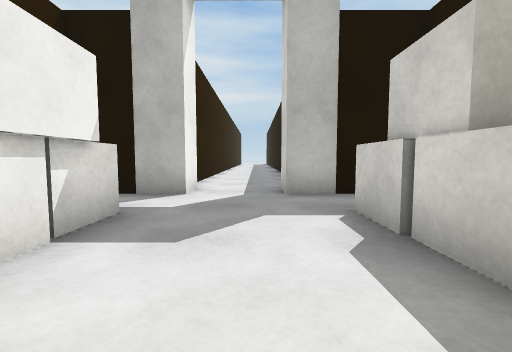
View 1 (above)

19 first-person views from a walk through a Unity game level. The camera is 0.72 m above the floor, tilts 4° down and sees 90° across. The floor is counted in squares, 1 m on a side. Each view is taken from the middle of a square. On the plan, view 1 faces up. The plan holds only what a view shows up to about 9 squares ahead; the rest is blank. The place goes on beyond the plan. The player character is not drawn. Door leaves are left out, so doorways stand open. Surface patterns are stand-ins for the level's own textures.

View 2
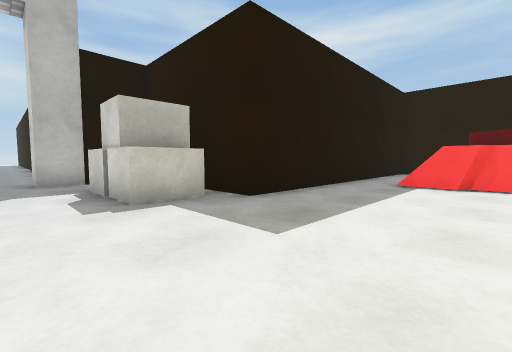

View 3
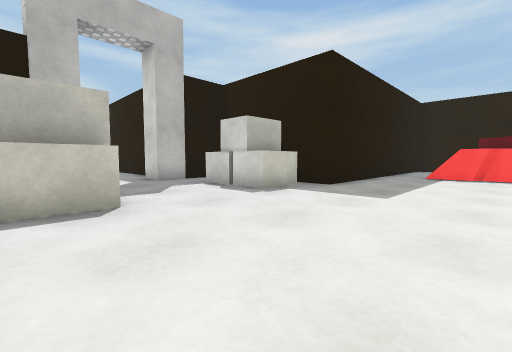

View 4
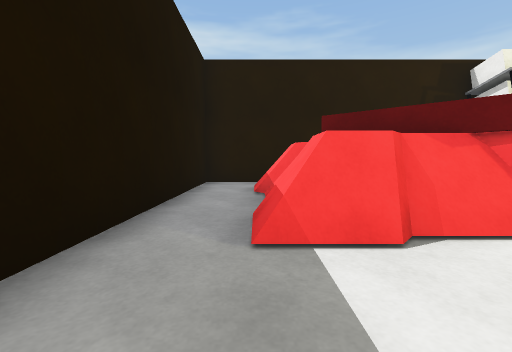

View 5
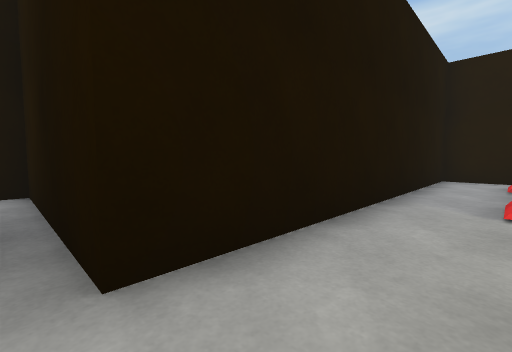

View 6
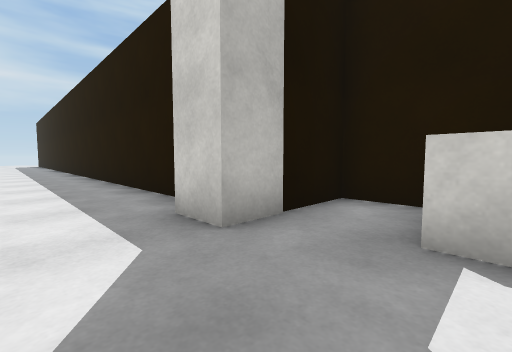

View 7
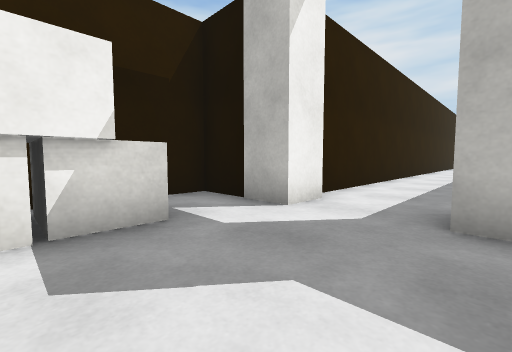

View 8
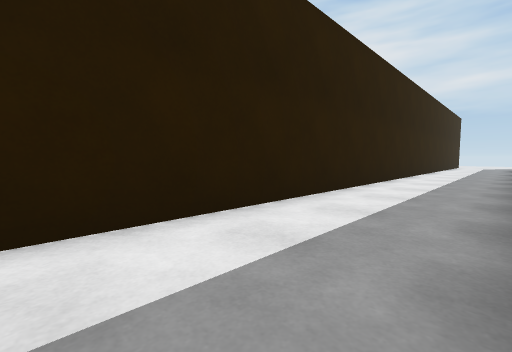

View 9
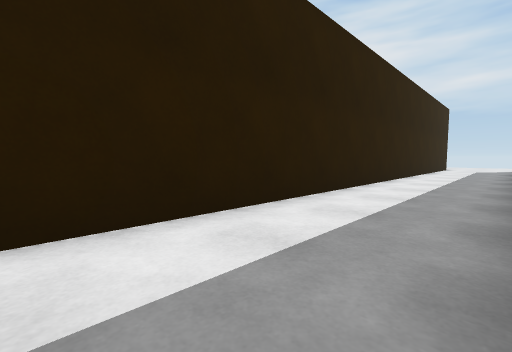

View 10
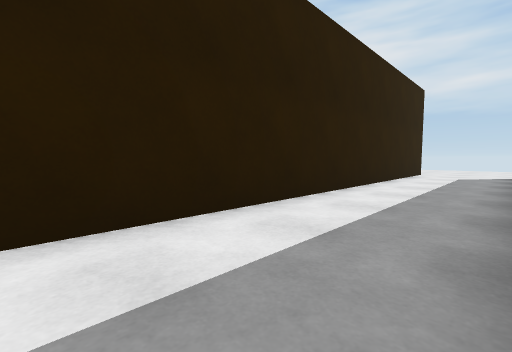

View 11
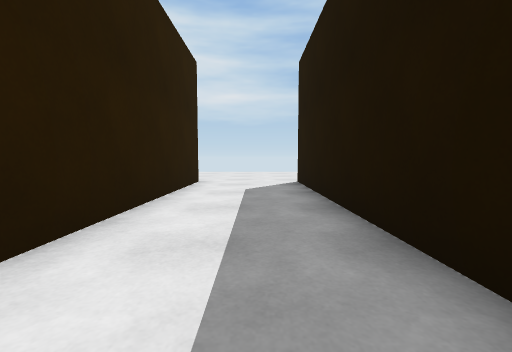

View 12
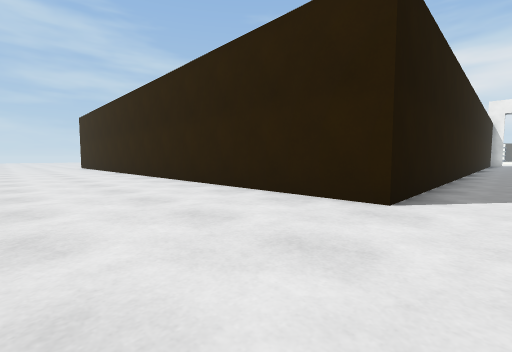

View 13
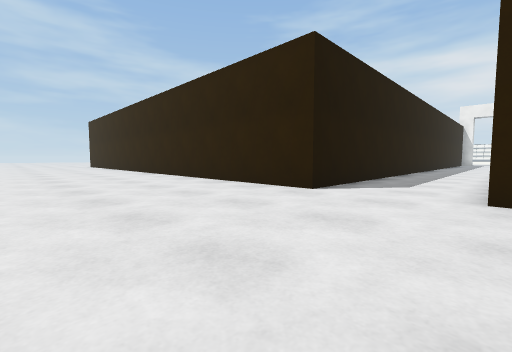

View 14
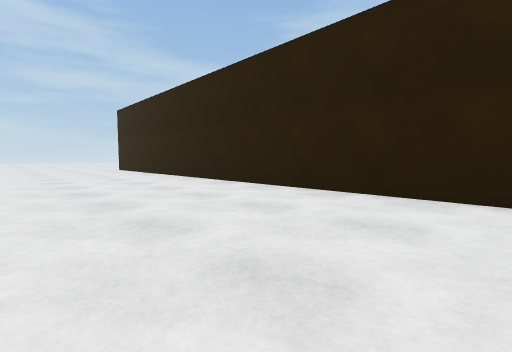

View 15
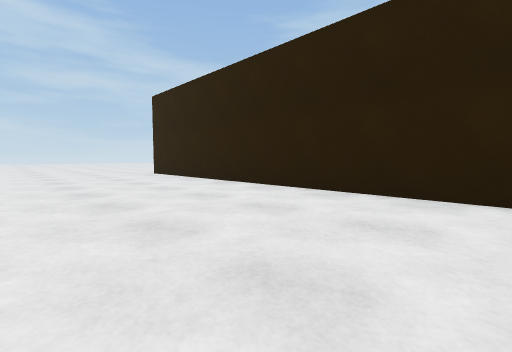

View 16
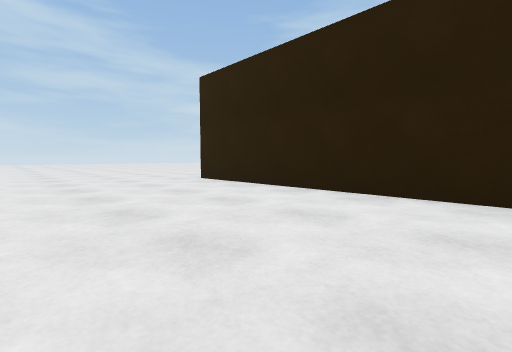

View 17
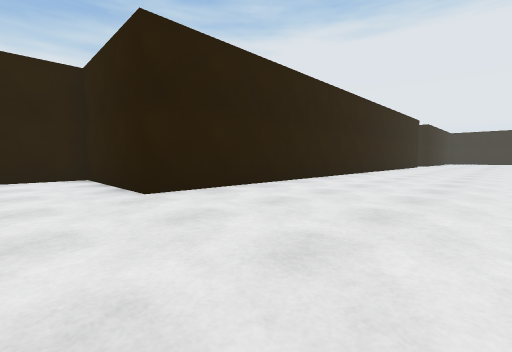

View 18
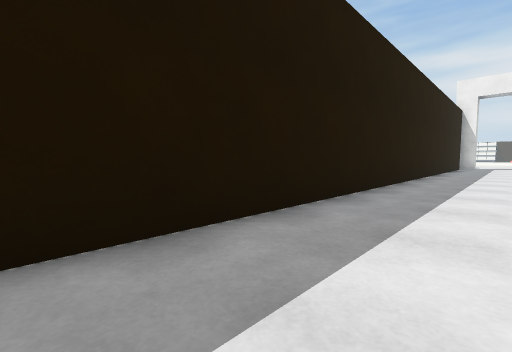

View 19
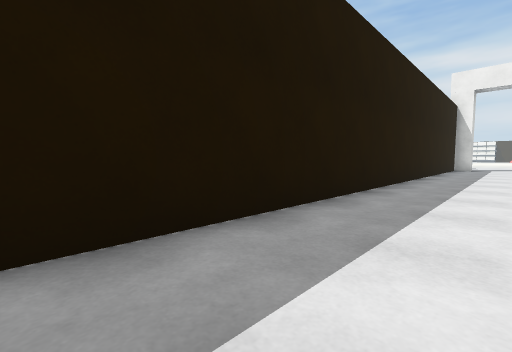

### Floor plan
Points are (right, up) in squares from view 1. A wall is a line through its corners. A room is listed if a view was taken in it or the views show most of it. See-through windows are left out.
Room 1 (views 1, 2, 3, 4, 5, 6, 7)
walls: (-1.4, 5.1) (-3.5, 5.1); (12.7, -2) (12.7, 0.5) (3.4, 0.5) (3.4, 5.1) (0.6, 5.1)
ways out: open door at (-0.5, 5) to room 2
objects: box (-3, 1) to (-2, 3); box (2, 1) to (3, 3); other object (7, -3) to (11, -1)
Room 2 (views 8, 9, 10, 11, 12, 13, 14, 15, 16, 17, 18, 19)
walls: (-1.8, 30.9) (-1.8, 6.6); (1.3, 7.4) (1.3, 30.8) (22, 30.8) (22, 26.2) (24.1, 26.2); (-1.4, 6.1) (-1.4, 5.1); (0.6, 5.1) (0.6, 6.1)
ways out: open door at (-0.5, 5) to room 1

Positions as (right, up) in squares from view 1, and headings:
1: (0, 0), facing up
2: (0, -3), facing up-right
3: (-3, -3), facing up-right
4: (5, -1), facing right
5: (3, -1), facing up-right
6: (-1, 3), facing up-right
7: (1, 2), facing up-left
8: (1, 7), facing up-left
9: (1, 12), facing up-left
10: (1, 18), facing up-left
11: (0, 23), facing up
12: (0, 35), facing down-right
13: (-2, 36), facing down-right
14: (5, 36), facing down-right
15: (10, 36), facing down-right
16: (14, 36), facing down-right
17: (24, 36), facing down-left
18: (-1, 26), facing down-right
19: (-1, 24), facing down-right
